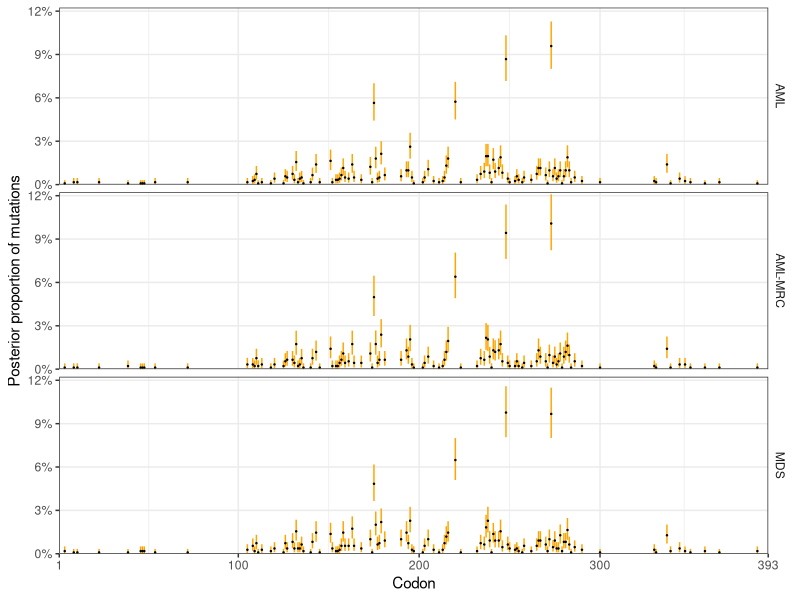
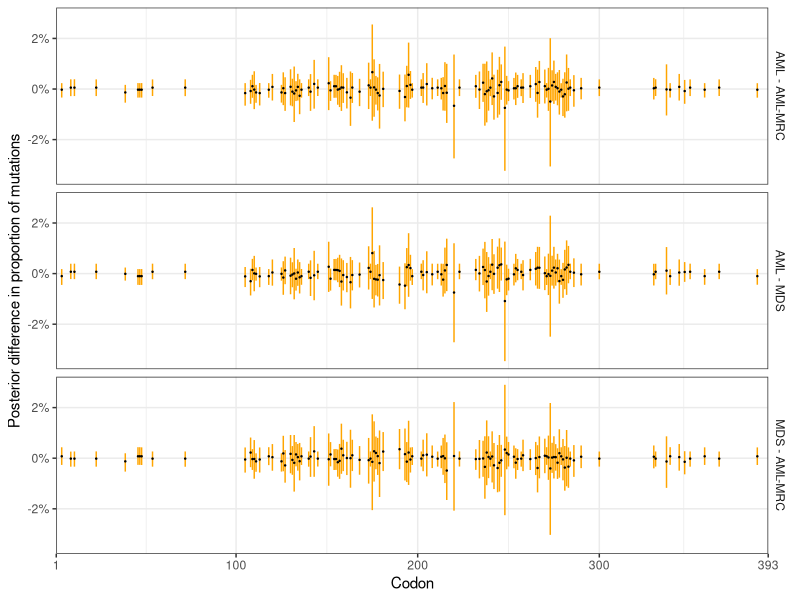
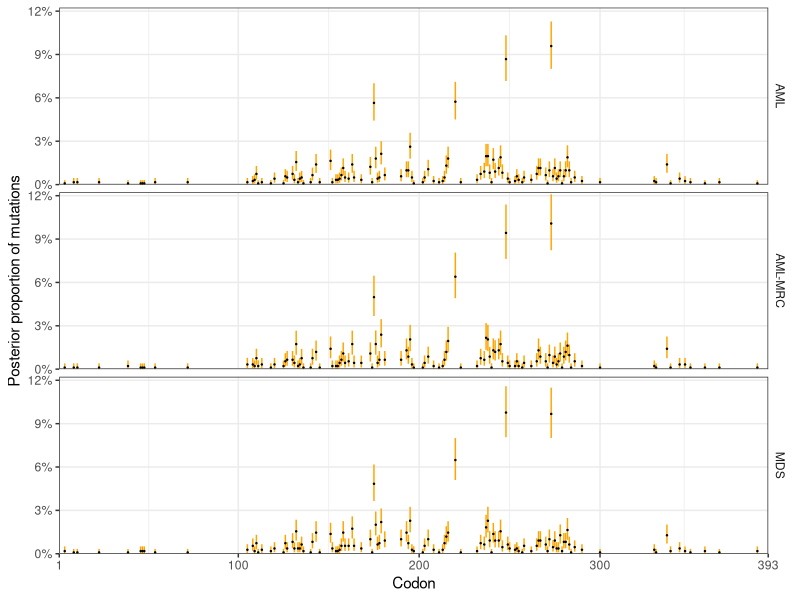
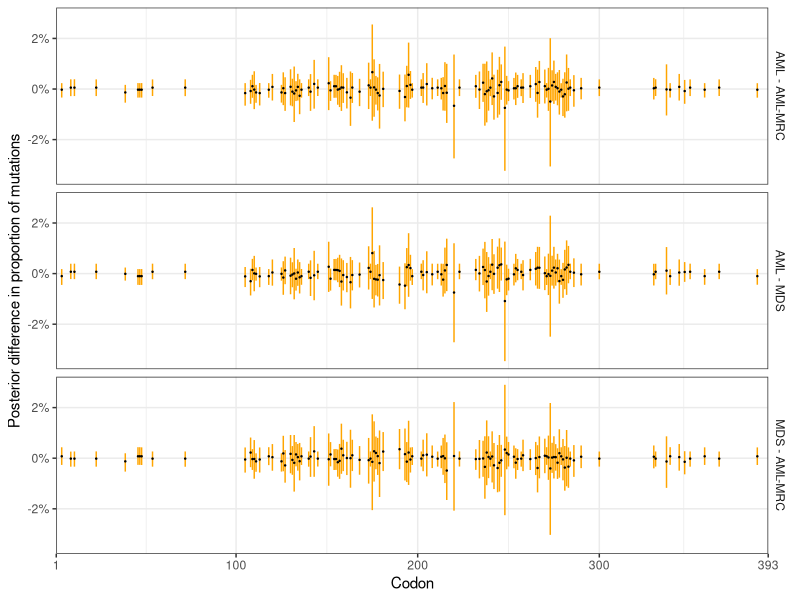

Generate these figures, in order, with R:
## ---- chunk 1
knitr::opts_chunk$set(echo=T)
## ---- chunk 2
library(readr)
library(dplyr)
library(gtools)
library(ggplot2)
library(scales)

set.seed(42)

if (!dir.exists("figures"))
  dir.create("figures")
## ---- chunk 3
(df <- filter(read_csv("data.csv", show_col_types=F),
              AML>0 | MDS>0 | `AML-MRC`>0))  # Disregard sites with no mutations
(n <- apply(df[,2:4], 2, sum))  # Compute the sample size of each disease
(l <- nrow(df))  # The number of sites considered
combos <- list(c("AML", "MDS"), c("MDS", "AML-MRC"), c("AML", "AML-MRC"))
N <- 10^5  # Set the simulation size
## ---- chunk 4
# Sample the posterior
prior <- apply(df[2:4], 1, sum)
posts <- list()
for (di in 2:4)
  posts[[names(df)[di]]] <- rdirichlet(N, prior + df[[di]])
## ---- chunk 5
# Compute posterior distribution statistics
thetas <- list(disease=rep(names(posts), each=l),
               site=rep(df$site, 3))
for (d in names(posts)) {
  thetas[["mean"]] <- c(thetas[["mean"]], apply(posts[[d]], 2, mean))
  thetas[["q025"]] <- c(thetas[["q025"]], apply(posts[[d]], 2, quantile, probs=0.025))
  thetas[["q975"]] <- c(thetas[["q975"]], apply(posts[[d]], 2, quantile, probs=0.975))
}
theta_df <- as_tibble(thetas)
## ---- chunk 6
# Visualize inferred mutation proportions
ggplot(theta_df, aes(x=site)) +
  geom_segment(aes(xend=site, y=q025, yend=q975), color="orange") +
  geom_point(aes(y=mean), size=0.2) +
  facet_grid(rows=vars(disease)) +
  scale_x_continuous(breaks=c(1,100,200,300,393), limits=c(1,393), expand=c(0,0)) +
  scale_y_continuous(labels=percent_format(),
                     limits=c(0, max(theta_df$q975)+0.0015), expand=c(0,0)) +
  xlab("Codon") +
  ylab("Posterior proportion of mutations") +
  theme_bw() +
  theme(strip.placement="outside", strip.background=element_blank(),
        panel.grid.minor.y=element_blank())
ggsave("figures/proportions.pdf", width=7, height=4)
## ---- chunk 7
diff_df <- c()
for (combo in combos) {
  # Sample the posterior proportion differences between diseases
  diff <- posts[[combo[1]]] - posts[[combo[2]]]
  
  # Collect statistics of the differences
  diff_df <- rbind(diff_df,
                   data.frame(combo=paste(combo[1], combo[2], sep=" - "),
                              site=df$site,
                              mean=apply(diff, 2, mean),
                              q025=apply(diff, 2, quantile, probs=0.025),
                              q975=apply(diff, 2, quantile, probs=0.975)))
}
diff_df <- as_tibble(diff_df)
## ---- chunk 8
ggplot(diff_df, aes(x=site)) +
  geom_segment(aes(xend=site, y=q025, yend=q975), color="orange") +
  geom_point(aes(y=mean), size=0.2) +
  facet_grid(rows=vars(combo)) +
  scale_x_continuous(breaks=c(1,100,200,300,393), limits=c(1,393), expand=c(0,0)) +
  scale_y_continuous(labels=percent_format()) +
  xlab("Codon") +
  ylab("Posterior difference in proportion of mutations") +
  theme_bw() +
  theme(strip.placement="outside", strip.background=element_blank(),
        panel.grid.minor.y=element_blank())
ggsave("figures/differences.pdf", width=7, height=4)

# The number of positions whose 95% central credible interval excludes zero
with(diff_df, sum(0<q025 | 0>q975))
